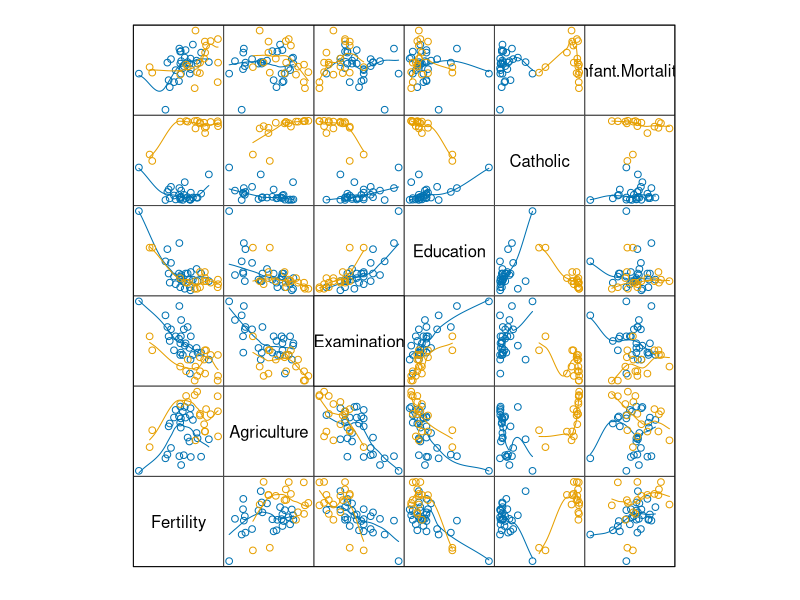
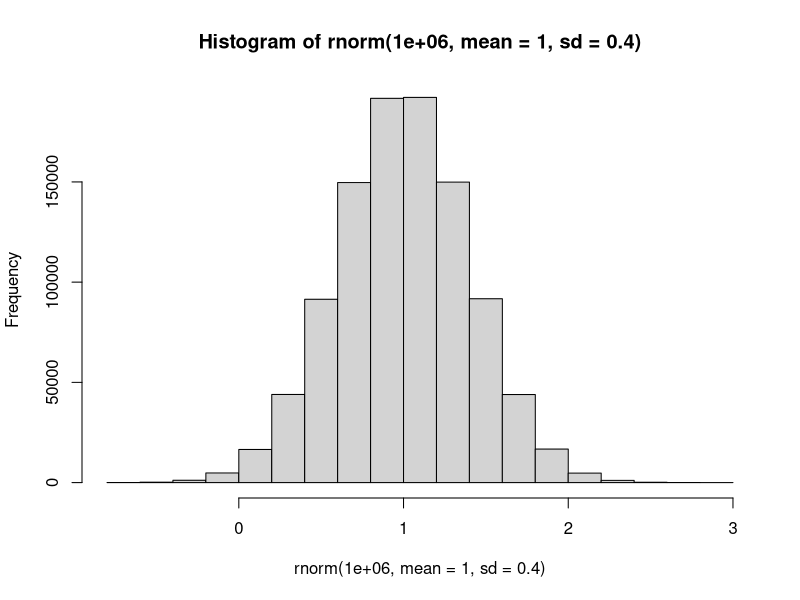
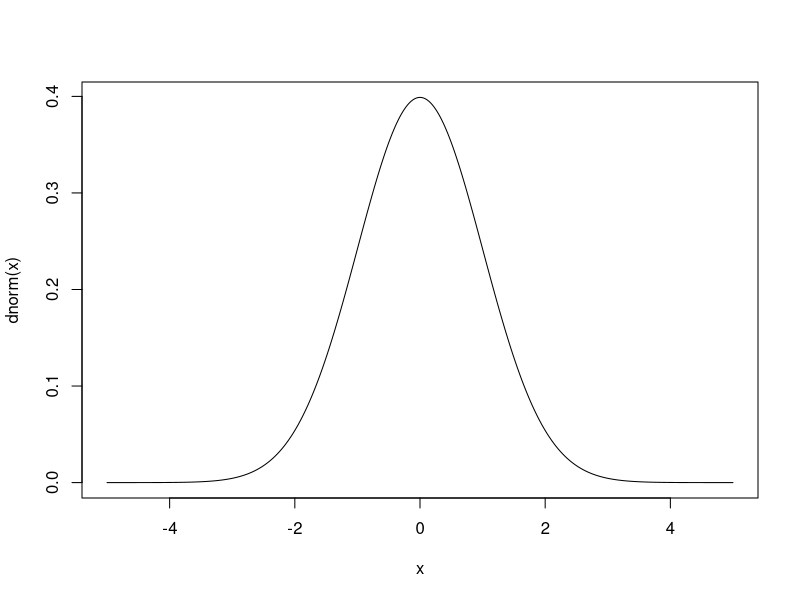
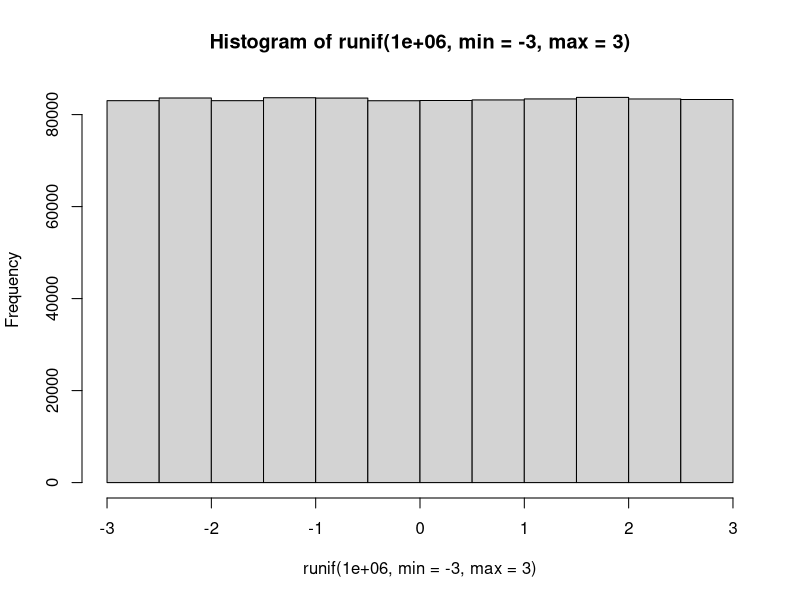
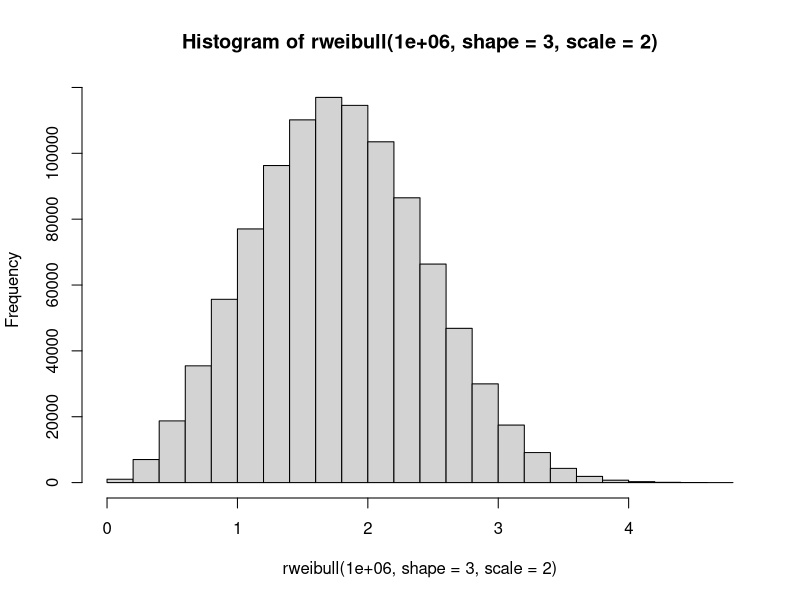
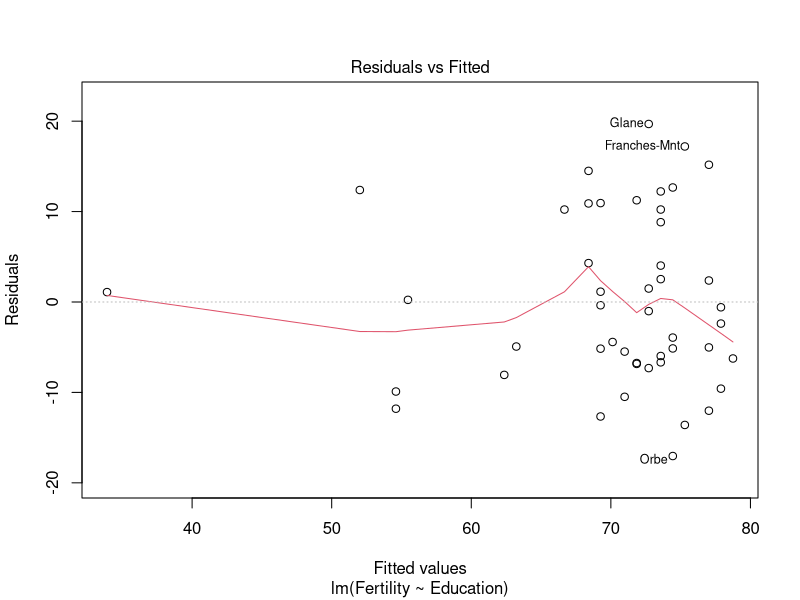

Write R code to recreate these figures, in order.
## Conjunto de datos: swiss


data(swiss)

summary(swiss)

library(lattice)
splom(swiss, pscale=0, type=c('p', 'smooth'),
      groups=swiss$Catholic > 50, xlab='')

## Resumen de  información

summary(swiss)

## Media

mean(swiss$Fertility)

colMeans(swiss)

## Desviación Estándar


sd(swiss$Fertility)

sapply(swiss, sd)

## Otras


median(swiss$Fertility)

mad(swiss$Fertility)

IQR(swiss$Fertility)

## Distribución Normal

rnorm(10, mean = 1, sd = .4)

hist(rnorm(1e6, mean = 1, sd = .4))

## Distribución Normal

x <- seq( -5, 5, by =.01)
plot(x, dnorm(x), type = 'l')

## Distribución Uniforme


runif(10, min=-3, max=3)

hist(runif(1e6, min = -3, max = 3))

## Distribución de Weibull

rweibull(n=10, shape = 3, scale = 2)

hist(rweibull(1e6, shape = 3, scale = 2))

## Muestreo aleatorio


x <- seq(1, 100, length = 10)
x



## - Sin reemplazo

sample(x)

sample(x, 5)



## - Con reemplazo

sample(x, 5, replace = TRUE)

## Para muestra única

## - t de Student

t.test(swiss$Fertility, mu=70)



## - Wilcoxon (no paramétrico)

wilcox.test(swiss$Fertility, mu=70)

## Para muestras pareadas

Religion <- ifelse(swiss$Catholic > 50,
                   'Catholic', 'Protestant')



## - t de Student

t.test(Fertility ~ Religion, data=swiss)

## Para muestras pareadas
## - Wilcoxon

wilcox.test(Fertility ~ Religion, data=swiss)

## Fertilidad y educación

lmFertEdu <- lm(Fertility ~ Education,
              data = swiss)
summary(lmFertEdu)

## Fertilidad y educación

coef(lmFertEdu)

fitted.values(lmFertEdu)

## Fertilidad y educación

residuals(lmFertEdu)

## Fertilidad y educación

plot(lmFertEdu, which = 1)

## Fertilidad, educación y religión

lmFertEduCat <- lm(Fertility ~ Education + Catholic,
                   data = swiss)
summary(lmFertEduCat)

## Lo mismo con =update=

lmFertEduCat <- update(lmFertEdu, . ~ . + Catholic,
                       data = swiss)
summary(lmFertEduCat)

## Fertilidad, educación, religión y agricultura

lmFertEduCatAgr <- lm(Fertility ~ Education + Catholic + Agriculture,
                      data = swiss)
summary(lmFertEduCatAgr)

## Lo mismo con =update=

lmFertEduCatAgr <- update(lmFertEduCat,
                          . ~ . + Agriculture,
                          data = swiss)
summary(lmFertEduCatAgr)

## Lo mismo con =update=

lmFertEduCatAgr <- update(lmFertEdu,
                          . ~ . + Catholic + Agriculture,
                          data = swiss)
summary(lmFertEduCatAgr)

## Comparamos modelos con =anova=

anova(lmFertEdu, lmFertEduCat, lmFertEduCatAgr)

## Fertilidad contra todo

lmFert <- lm(Fertility ~ ., data=swiss)

summary(lmFert)

## Elegir un modelo con =anova=

anova(lmFert)

## Elegir un modelo con =step=

stepFert <- step(lmFert)

## Elegir un modelo

summary(stepFert)

## Elegir un modelo

stepFert$anova
